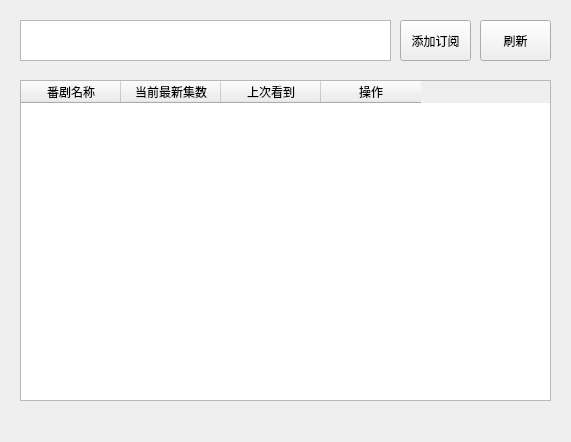
<?xml version="1.0" encoding="UTF-8"?>
<ui version="4.0">
 <class>Form</class>
 <widget class="QWidget" name="Form">
  <property name="geometry">
   <rect>
    <x>0</x>
    <y>0</y>
    <width>571</width>
    <height>442</height>
   </rect>
  </property>
  <property name="windowTitle">
   <string>Form</string>
  </property>
  <widget class="QTextEdit" name="searchbox">
   <property name="geometry">
    <rect>
     <x>20</x>
     <y>20</y>
     <width>371</width>
     <height>41</height>
    </rect>
   </property>
  </widget>
  <widget class="QPushButton" name="subplupbt">
   <property name="geometry">
    <rect>
     <x>400</x>
     <y>20</y>
     <width>71</width>
     <height>41</height>
    </rect>
   </property>
   <property name="text">
    <string>添加订阅</string>
   </property>
  </widget>
  <widget class="QPushButton" name="refreshpbt">
   <property name="geometry">
    <rect>
     <x>480</x>
     <y>20</y>
     <width>71</width>
     <height>41</height>
    </rect>
   </property>
   <property name="text">
    <string>刷新</string>
   </property>
  </widget>
  <widget class="QTableWidget" name="subbox">
   <property name="geometry">
    <rect>
     <x>20</x>
     <y>80</y>
     <width>531</width>
     <height>321</height>
    </rect>
   </property>
   <column>
    <property name="text">
     <string>番剧名称</string>
    </property>
   </column>
   <column>
    <property name="text">
     <string>当前最新集数</string>
    </property>
   </column>
   <column>
    <property name="text">
     <string>上次看到</string>
    </property>
   </column>
   <column>
    <property name="text">
     <string>操作</string>
    </property>
   </column>
  </widget>
 </widget>
 <resources/>
 <connections>
  <connection>
   <sender>subplupbt</sender>
   <signal>clicked()</signal>
   <receiver>Form</receiver>
   <slot>subfunc()</slot>
   <hints>
    <hint type="sourcelabel">
     <x>437</x>
     <y>45</y>
    </hint>
    <hint type="destinationlabel">
     <x>375</x>
     <y>3</y>
    </hint>
   </hints>
  </connection>
  <connection>
   <sender>refreshpbt</sender>
   <signal>clicked()</signal>
   <receiver>Form</receiver>
   <slot>refreshfunc()</slot>
   <hints>
    <hint type="sourcelabel">
     <x>515</x>
     <y>39</y>
    </hint>
    <hint type="destinationlabel">
     <x>555</x>
     <y>5</y>
    </hint>
   </hints>
  </connection>
 </connections>
 <slots>
  <slot>subfunc()</slot>
  <slot>refreshfunc()</slot>
 </slots>
</ui>
